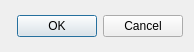
<?xml version="1.0" encoding="UTF-8"?>
<ui version="4.0">
 <class>ImagePropertiesDialog</class>
 <widget class="QDialog" name="ImagePropertiesDialog">
  <property name="geometry">
   <rect>
    <x>0</x>
    <y>0</y>
    <width>194</width>
    <height>52</height>
   </rect>
  </property>
  <property name="windowTitle">
   <string>Éditer les propriétés de image</string>
  </property>
  <layout class="QVBoxLayout" name="verticalLayout">
   <property name="sizeConstraint">
    <enum>QLayout::SetMinimumSize</enum>
   </property>
   <item>
    <widget class="QDialogButtonBox" name="buttonBox">
     <property name="orientation">
      <enum>Qt::Horizontal</enum>
     </property>
     <property name="standardButtons">
      <set>QDialogButtonBox::Cancel|QDialogButtonBox::Ok</set>
     </property>
    </widget>
   </item>
  </layout>
 </widget>
 <resources/>
 <connections>
  <connection>
   <sender>buttonBox</sender>
   <signal>accepted()</signal>
   <receiver>ImagePropertiesDialog</receiver>
   <slot>accept()</slot>
   <hints>
    <hint type="sourcelabel">
     <x>248</x>
     <y>254</y>
    </hint>
    <hint type="destinationlabel">
     <x>157</x>
     <y>274</y>
    </hint>
   </hints>
  </connection>
  <connection>
   <sender>buttonBox</sender>
   <signal>rejected()</signal>
   <receiver>ImagePropertiesDialog</receiver>
   <slot>reject()</slot>
   <hints>
    <hint type="sourcelabel">
     <x>316</x>
     <y>260</y>
    </hint>
    <hint type="destinationlabel">
     <x>286</x>
     <y>274</y>
    </hint>
   </hints>
  </connection>
 </connections>
</ui>
